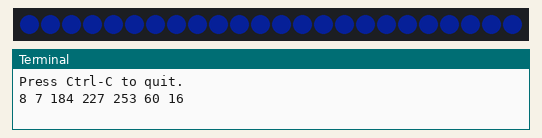
This program was run on a simulated Raspberry Pi (BCM pin numbers). On the bench: 24 RGB LEDs in strip order, left to right, the last lines printed to the terminal. Dim RGB values are drawn brighter than linear; random numbers come from a fixed seed.

Above: at 1.1 s.
At 24.4 s:
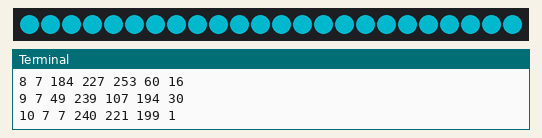
At 25.1 s:
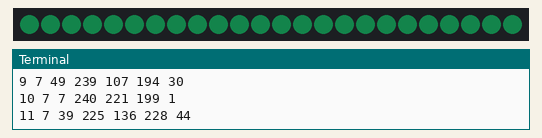

The program:

TVSimulator.py
```python
import time               # RasPiO Inspiring scripts
from time import sleep    # http://rasp.io/inspiring
from random import randint
import apa                # RasPiO InsPiRing driver class
numleds = 24              # number of LEDs in our display
brightness = 6            # 0-31, 224-255 or 0xE0-0xFF
max_brightness = 240      # 224-255 only

"""
This program emulates a TV by changing colours at random
time intervals in an attempt to make it look like
someone is at home watching TV.

It is eminently tweakable, so enjoy
"""

ledstrip = apa.Apa(numleds) # initiate an LED strip

ledstrip.flush_leds()  # initiate LEDs
ledstrip.zero_leds()
ledstrip.write_leds()

print ('Press Ctrl-C to quit.')

try:
    for x in range(numleds // 8):
        ledstrip.led_set(0+x*8, brightness, 0, 0, 255)  #red led 0
        ledstrip.led_set(1+x*8, brightness, 255, 0, 0)  #blue led 1
        ledstrip.led_set(2+x*8, brightness, 0, 80, 0)   #green led 2
        ledstrip.led_set(3+x*8, brightness, 30, 30, 30) #dim white led 3
        ledstrip.led_set(4+x*8, brightness, 50, 0, 50)  #magenta led 4
        ledstrip.led_set(5+x*8, brightness, 50, 50, 0)  #cyan led 5
        ledstrip.led_set(6+x*8, brightness, 0, 50, 50)  #yellow led 6
        ledstrip.led_set(7+x*8, brightness, 0, 5, 88)   #orange led 7

    ledstrip.write_leds()
    sleep(1)

    counter = 0;
    iterations = 5;

    while True:
        if counter % iterations == 0:     # every 5 iterations do a longer one
            interval   = randint(150,300) # 15-30 seconds
            iterations = randint(3,8)     # change the iterations each longer one
            counter = iterations + 1      # ensure we get the full number of iterations
        else:
            interval   = randint(1,50)    # 0.1-5 seconds

        brightness = randint(225,max_brightness)
        red        = randint(0,55)
        green      = randint(0,255)
        blue       = randint(0,255)

        for x in range(numleds):
            ledstrip.led_set(x, brightness, blue , green, red)

        ledstrip.write_leds()
        print(counter, iterations, interval, brightness, blue, green, red)
        sleep(interval/10)
        counter += 1

finally:
    print("/nAll LEDs OFF - BYE!/n")
    ledstrip.zero_leds()
    ledstrip.write_leds()
```

apa.py
```python
import spidev                  # RasPiO Inspiring scripts
from time import sleep         # http://rasp.io/inspiring
import copy
spi = spidev.SpiDev()
spi.open(0,1)   # using device 1 so 0 is free for AZ
spi.max_speed_hz = 30000000    # fixing SPI (thanks Dougie)

class Apa(object):
    def __init__(self, numleds):
        self.numleds = numleds
        self.led_values = [] # initialise a list for LED values
        for y in range(numleds):
            self.led_values.append([0xE0, 0x00, 0x00, 0x00])

    def flush_leds(self):
        """Sends 4 null bytes to wake/initiate the APA102s
        also used to terminate the frame"""
        self.send = spi.xfer([0x00, 0x00, 0x00, 0x00])

    def write_leds(self):
        """write_leds() writes all stored led_values to LEDs"""
        self.flush_leds()
        for value in self.led_values:
            txdata = copy.copy(value)
            self.send = spi.xfer(txdata)
        for x in range((self.numleds // 32) +2):  #check this not overkill
            self.flush_leds()

    def reset_leds(self):
        """reset_leds() switches all leds off manually
        without changing stored led_values"""
        self.flush_leds()
        for x in range(self.numleds):
            """Set all APA102c LEDs to zero brightness 0xE0,
            zero colour"""
            self.send = spi.xfer([0xE0, 0x00, 0x00, 0x00])
        for x in range((self.numleds // 32) +2):
            self.flush_leds()

    def zero_leds(self):
        """zero_leds() zeroes stored led_values
        without writing their values to the LEDs.
        i.e. total reset but don't display yet"""
        for y in range(self.numleds):
            self.led_values[y] = ([0xE0, 0x00, 0x00, 0x00])

    def led_set(self, number, brightness, blue, green, red):
        """led_set() is used to set the values for a specific LED.
        number is the list index of the LED
        e.g. first LED is 0 and eighth is 7.

        Brightness values are 0-31 for simplicity
        But you can also use  224-255 or 0xE0-0xFF

        Colour values are 0-255 in decimal or hex 0x00-0xFF.
        Values such as 255, 0, 0, 0 sometimes cause errors.

        If you want "black" or "off", better to use brightness of 224 or 0xE0
        then the LED will be off regardless of what colour values you give it
        """
        if (brightness < 32):   # so you can use 0-31 for brightness too
            brightness += 224

        self.led_values[number] = [brightness, blue, green, red]


if __name__ == "__main__":

    numleds = 24    # number of LEDs in our display

    ledstrip = Apa(numleds)
    print("flushing LEDS")
    ledstrip.flush_leds()
    print("Zeroing LEDS")
    ledstrip.zero_leds()
    print("Writing to LEDS")
    ledstrip.write_leds()

    print("Setting different colours to 8 LEDS (8th one is black = OFF)")
    ledstrip.led_set(0, 255, 0, 0, 255)  #red led 1
    ledstrip.led_set(1, 255, 255, 0, 0)  #blue led 2
    ledstrip.led_set(2, 255, 0, 128, 0)  #green led 3
    ledstrip.led_set(3, 255, 25, 25, 25) #dim white led 4
    ledstrip.led_set(4, 255, 50, 0, 50)  #magenta led 5
    ledstrip.led_set(5, 255, 50, 50, 0)  #cyan led 6
    ledstrip.led_set(6, 255, 0, 50, 50)  #yellow led 7
    ledstrip.led_set(7, 224, 0, 0, 0)    #black led 8

    print("Writing to LEDS")
    ledstrip.write_leds()

    sleep(5)
    print("Resetting LEDS")
    ledstrip.reset_leds()


"""How it works...

import apa

You define the number of LEDs

numleds = 20  and then call the class with...

ledstrip = apa.Apa(numleds)

ledstrip.flush_leds() sends 4 null bytes to spi 0 on CE1 to 'wake' the
APA102c LEDs

Then you set the values of your LEDs
brightness, Blue, Green, Red

ledstrip.led_set(number, brightness, blue, green, red)
where number is the LED position number starting at 0

Brightness values are 0-31 for simplicity
But you can also use  224-255 or 0xE0-0xFF

RGB colour values are 0-255 decimal (or hex 0x00-0xFF)
Values such as 255, 0, 0, 0 sometimes cause errors.

If you want "black" or "off", better to use brightness of 0, 224 or 0xE0
then the LED will be off regardless of what colour values you give it
All LED values are stored in list variable
led_values

ledstrip.write_leds() initiates the SK9822 (or APA102c) LEDs, then writes
to spi the contents of led_values, namely 4 data bytes for each LED:
brightness, blue, green, red

This sets the brightness and colours of each LED.

After that it sends (numleds // 32) +2 iterations of null data to
allow time for the LEDs at the end to catch up before writing to
them again.

Default spi speed from spidev seems to be about 330 kHz.
This means that one transaction of 32 clock cycles, plus about 16
of time off in between should take about 48/330000 of a second.
Or you should be able to get 330000/48 = 6875 transactions per second.

There are three nulls between each frame.
With 20 LEDs you should therefore have 23 * 48/330000 = 3.3ms
for each frame (ignoring Python processing time).
So a theoretical 300 frames per second. But Python slows it down.

I've noticed you can get about 100 counts per second.

You can squash in some more by upping the MHz, but only about
3 times as many at 60 MHz. It looks like the chip enable process
slows things down. Perhaps xfer2 would be faster if no
other SPI devices are in use?
"""
```

Measured:
- what the display in image 0 shows lasts 18.4 s, from 1.0 s to 19.4 s
- what the display in image 1 shows lasts 0.7 s, from 24.3 s to 25.0 s
- what the display in image 2 shows lasts 3.9 s, from 25.0 s to 28.9 s
